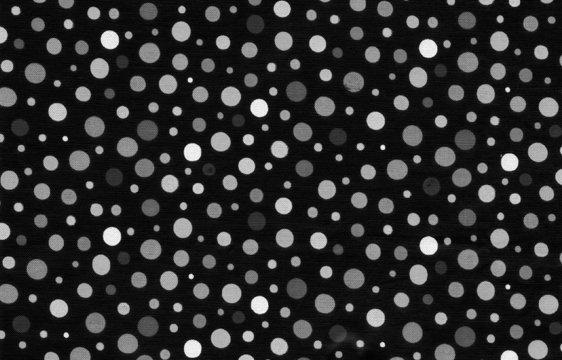
%> input picture assignment3/circles.jpg, 562 x 360 px
$ octave p2dfs.m   (GNU Octave 9; MATLAB toolbox functions it lacks are replaced by stand-ins)
%> lines starting %> are read from the running program, lines starting %| are printed output that depends on the picture; in (x1, y1, x2, y2) boxes, pixels count from 0 and x2, y2 are one past the last pixel; in counts of white or black regions, pixels touching at a corner belong together; the program's own positions count from 1
clear
clc
close all

imin = imread('/home/sajal/3-1/DIP/Assignments/assignment3/circles.jpg');
%> imin is the input picture: size 360x562x3 uint8; min 0, max 255, mean 45.3

imin = rgb2gray(imin);
%> imin: size 360x562 uint8
imbw = im2bw(imin,0.17);
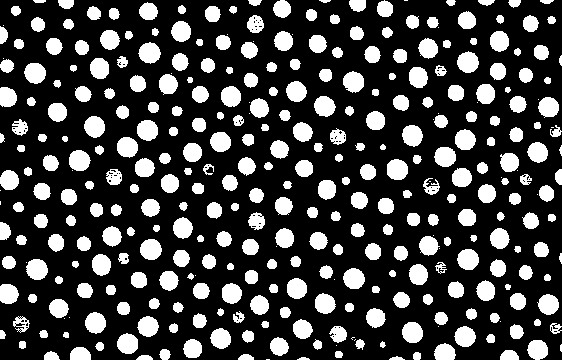
%> imbw: size 360x562 logical; 25.3% white; 355 white regions (37 under 20 px), largest, box (x1, y1, x2, y2) and area: (387, 159, 408, 180) 363, (140, 239, 162, 260) 363, (138, 42, 161, 64) 362
l = bwlabel(double(imbw));
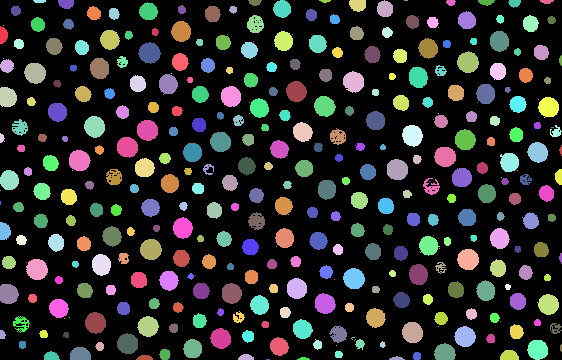
%> l: size 360x562 double; 356 distinct labels, from 0 to 355; one colour per label, 0 black
% se = strel('disk',3,8);
% imdil = imdilate(imbw,se);
%
% se1 = strel('disk',1,8);
% imerod = imerode(imdil,se1);
% figure,imshow(imerod)
%
% l = bwlabel(double(imerod));
%
a = hist(l(:),max(max(l))+1);
%> a = 356 values, max 151063 at index 1, min 1 at index 7, mean 568.3

a = a(2:end);
%> a = 355 values, max 363 at index 92, min 1 at index 6, mean 144.4

category = zeros(ceil(max(a)/10),1);

for i=1:size(a,2);
    c = ceil(a(i)/100);
    category(c)=category(c)+1;
end
%> this loop made 355 passes
%> c on passes 1 to 3: 2, 2, 3
%> after the loop, category = 37 values, max 177 at index 1, min 0 at index 5, mean 9.59

category = [category(1:5);category(9);category(10)];
%> category = [177; 59; 69; 50; 0; 0; 0]
category(end-2)=category(end-2)+category(end-1)+category(end);
category = category(1:end-2);
%> category = [177; 59; 69; 50; 0]

c1 = find(a>0 & a<=100);
%> c1 = 177 values from 4 to 355
c2 = find(a>100 & a<=200);
%> c2 = 59 values from 1 to 342
c3 = find(a>200 & a<=300);
%> c3 = 69 values from 3 to 331
c4 = find(a>300 & a<=400);
%> c4 = 50 values from 5 to 341
c5 = find(a>400);
%> c5 = []
imback = zeros(size(imin));
%imback  = l;

im1 = imback;
for i=1:size(c1,2)
    [j k] = find(l==c1(i));
        im1(j,k)=255;
%         [m n] = find(l~=c(i));
%         im1(m,n)=0;
end
%> this loop made 177 passes
%> (j, k) on passes 2, 3, 5: (191, 1), ([202; 203; 204; 205], [1; 1; 1; 1]), (26, 4)
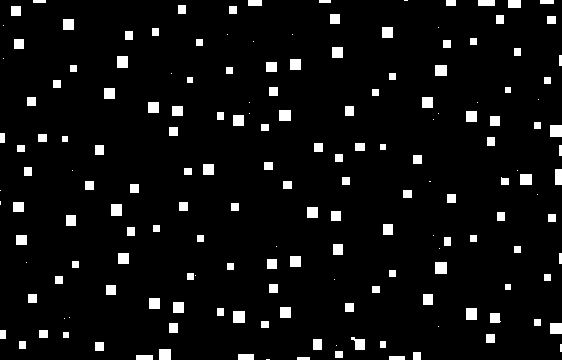
%> im1: size 360x562 double; 5.6% white; 172 white regions (32 under 20 px), largest, box (x1, y1, x2, y2) and area: (550, 125, 562, 137) 144, (435, 262, 447, 274) 144, (233, 311, 245, 323) 144

im2 = imback;
for i=1:size(c2,2)
    [j k] = find(l==c2(i));
        im2(j,k)=255;
end
%> this loop made 59 passes
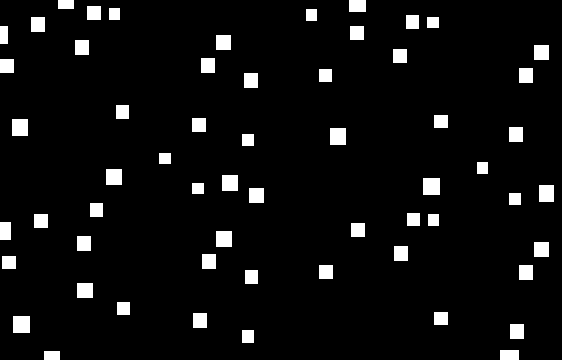
%> im2: size 360x562 double; 5.7% white; 59 white regions, largest, box (x1, y1, x2, y2) and area: (423, 178, 440, 195) 289, (13, 316, 30, 333) 289, (12, 119, 28, 136) 272


im3 = imback;
for i=1:size(c3,2)
    [j k] = find(l==c3(i));
        im3(j,k)=255;
end
%> this loop made 69 passes
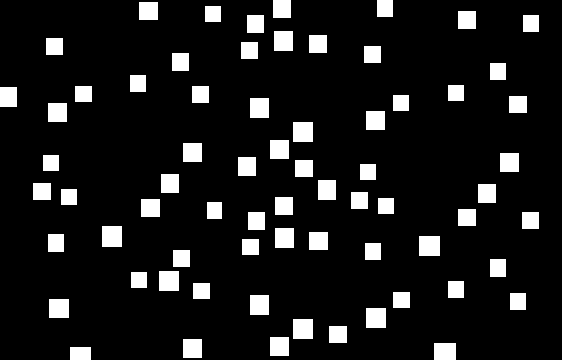
%> im3: size 360x562 double; 10.8% white; 69 white regions, largest, box (x1, y1, x2, y2) and area: (102, 226, 122, 247) 420, (419, 236, 440, 256) 420, (293, 122, 313, 142) 400

im4 = imback;
for i=1:size(c4,2)
    [j k] = find(l==c4(i));
        im4(j,k)=255;
end
%> this loop made 50 passes
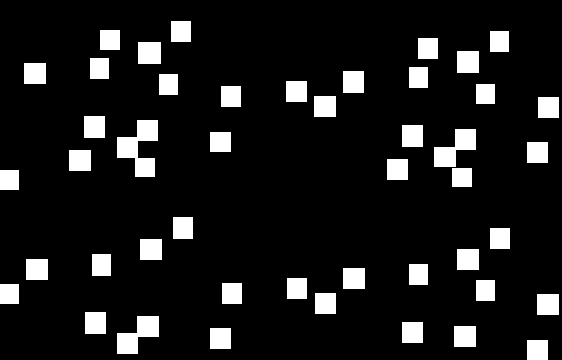
%> im4: size 360x562 double; 10.7% white; 46 white regions, largest, box (x1, y1, x2, y2) and area: (117, 120, 158, 177) 1258, (117, 316, 159, 354) 899, (434, 129, 476, 167) 878

% [5 lines of commented-out code are left out]

subplot(3,2,1),imshow(imbw);
subplot(3,2,2),imshow(im1);
subplot(3,2,3),imshow(im2);
subplot(3,2,4),imshow(im3);
subplot(3,2,5),imshow(im4);
% subplot(3,2,6),imshow(im5);
